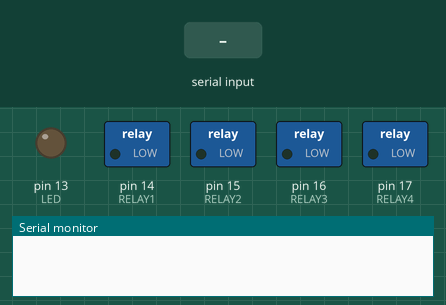
This sketch was run on a simulated Arduino Uno, built with avr-gcc and run on an emulated ATmega328P. Shown: switched loads named in the sketch (green lamp = pin HIGH), output pins drawn as LEDs (lit = HIGH), the last lines printed to the serial monitor. The test bench sets the inputs (shaded band).

Above: at 1.2 s.
1.3 s: "j90\n" received over Serial
2.8 s: "D" received over Serial
At 3.2 s:
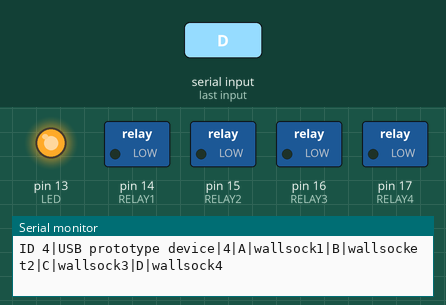
4.3 s: "X" received over Serial
At 5.8 s:
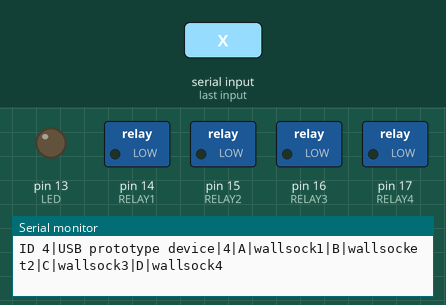
Timing chart, 0 to 7.3 s (numbered marks = the images above; inputs shaded):
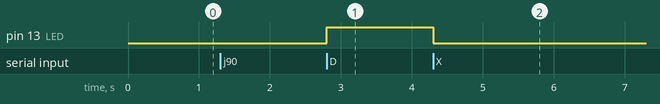

The sketch:

jHome_deviceJL.ino
```cpp
#define RELAY1 14
#define RELAY2 15
#define RELAY3 16
#define RELAY4 17

#define TRANSISTOR_Q5 9
#define TRANSISTOR_Q4 6 //servo
#define TRANSISTOR_Q2 5 //servo

#define BLUE  9
#define GREEN 6
#define RED   5

#define TEMPERATURE 2
#define LIGHT 3
#define PING_PIN 3

#define LED 13

long duration, inches, cm;
boolean connected = false;

void setup()
{
  Serial.begin(115200);
  pinMode(LED, OUTPUT);
  pinMode(RELAY1, OUTPUT);
  pinMode(RELAY2, OUTPUT);
  pinMode(RELAY3, OUTPUT);
  pinMode(RELAY4, OUTPUT);

}

void loop()
{
  if(Serial.available()) receiveCommand();
}

void handShake() {
  //Serial.print("ID 0|bluetooth prototype device|6|A|relay|B|dimmer|C|RGB|E|temperature|F|distance|S|allsensors");
  Serial.print("ID 4|USB prototype device|4|A|wallsock1|B|wallsocket2|C|wallsock3|D|wallsock4");
  Serial.flush();

  long m = millis();
  while(Serial.available()<1) {
    //waiting for data
    if(millis()-m>2000) {
      //timeout
      return;
    }
  }
  if(Serial.available()>0) {
    char c=Serial.read();
    digitalWrite(LED, true);
    connected= true;
  }

}
void shutdown() {
  digitalWrite(LED, false);
  connected=false;
}

void receiveCommand() {
  char comando[16];
  int counter=0;
  while(Serial.available()>0) // loop through all but the last
  {
    char c = Serial.read(); // receive byte as a character
    delay(5);
    comando[counter++]=c;
  }
  if(comando[0]=='j' || comando[0]=='J') handShake();
  if(comando[0]=='A') relayCommand(comando[1], 'A');
  if(comando[0]=='B') relayCommand(comando[1], 'B');
  if(comando[0]=='C') relayCommand(comando[1], 'C');
  if(comando[0]=='D') relayCommand(comando[1], 'D');
  if(comando[0]=='X') shutdown();
}

void relayCommand(char operation, char relay) {
  if(operation=='+') {
    digitalWrite(relay=='A' ? RELAY1 : relay=='B' ? RELAY2 : relay=='C' ? RELAY3 : RELAY4, HIGH);
  }
  else if(operation=='-') {
    digitalWrite(relay=='A' ? RELAY1 : relay=='B' ? RELAY2 : relay=='C' ? RELAY3 : RELAY4, LOW);
  }

}

void RGB(char* comando) {
  int port = 0;
  if(comando[1]=='R') port = RED;
  if(comando[1]=='G') port = GREEN;
  if(comando[1]=='B') port = BLUE;
  int amount = map(atoi(&comando[2]),0,9,0,255);
  analogWrite(port, amount);
}


void dimmer(char* comando) {
}

void readLight() {
  String toSend = String(analogRead(LIGHT));
  sendToPC(toSend);
}

void readTemperature() {
  String toSend = String(analogRead(TEMPERATURE));
  sendToPC(toSend);
}

void readAllSensors() {
  //readLight();
  //Serial.print("|");
  //delay(2);
  readTemperature();
  Serial.print("|");
  readLight();

  //Serial.print("|");
  //String toSend3 = String(cm);
  //Serial.print(cm);
  //Serial.flush();
}


void sendToPC(String dado) {
  Serial.print(dado);
  Serial.flush();
}
```

Measured:
- after the input at 2.8 s, pin 13 (LED): LOW → HIGH at once
- after the input at 4.3 s, pin 13 (LED): HIGH → LOW at once
